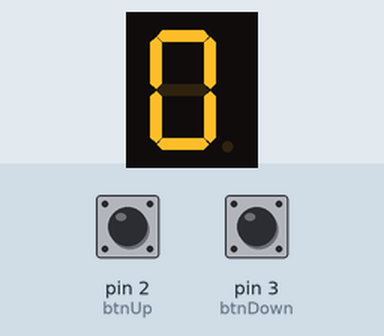
This sketch was run on a simulated Arduino Uno, built with avr-gcc and run on an emulated ATmega328P. Shown: 1-digit seven-segment display. Wiring (inferred from the names in the program): 1-digit 7-segment display, segments lit when HIGH: segments pin 7, pin 6, pin 5, pin 11, pin 10, pin 8, pin 9, pin 4. Inputs (shaded band) come from the test bench; at power-on: pin 3 (btnDown) HIGH, pin 2 (btnUp) HIGH. The segment pins are drawn as the display they are named for.

Above: at 1.2 s.
1.3 s: pin 3 (btnDown) pulled LOW for 0.15 s
At 2.5 s:
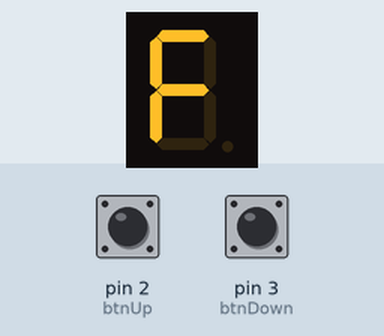
2.9 s: pin 3 (btnDown) pulled LOW for 1 s
At 3.7 s:
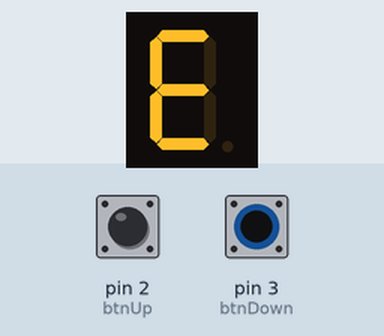
5.4 s: pin 3 (btnDown) pulled LOW for 0.15 s
At 6.6 s:
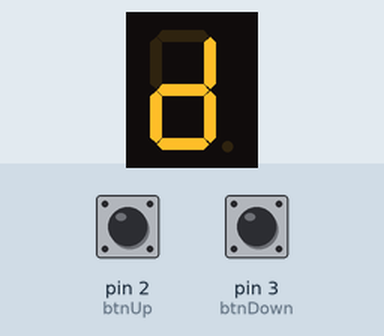
7.0 s: pin 3 (btnDown) pulled LOW for 3.2 s
At 8.0 s:
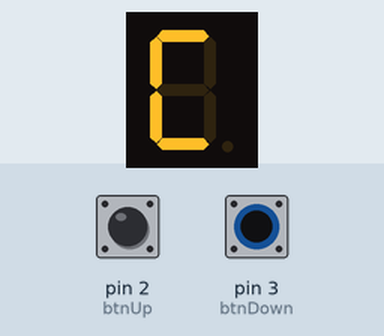
11.7 s: pin 2 (btnUp) pulled LOW for 0.15 s
At 12.8 s:
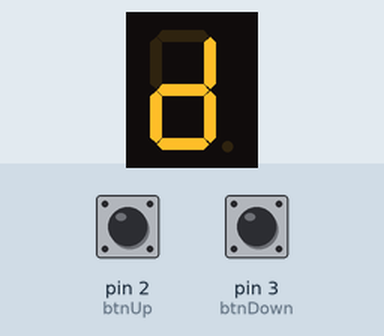
13.3 s: pin 2 (btnUp) pulled LOW for 1 s
At 14.0 s:
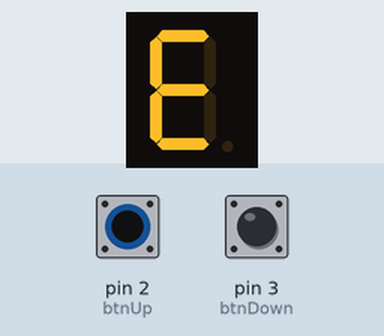
Timing chart, 0 to 16.3 s (numbered marks = the images above; inputs shaded):
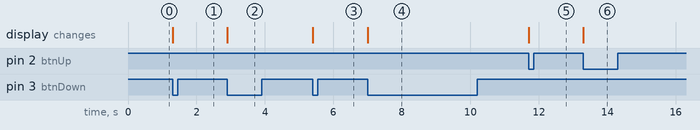

The sketch:

KodeModifikasi2PushButton.ino
```cpp
const int segmentPins[8] = {7, 6, 5, 11, 10, 8, 9, 4};

const int btnUp = 2;
const int btnDown = 3;

byte digitPattern[16][8] = {
  {1,1,1,1,1,1,0,0}, {0,1,1,0,0,0,0,0}, {1,1,0,1,1,0,1,0}, {1,1,1,1,0,0,1,0},
  {0,1,1,0,0,1,1,0}, {1,0,1,1,0,1,1,0}, {1,0,1,1,1,1,1,0}, {1,1,1,0,0,0,0,0},
  {1,1,1,1,1,1,1,0}, {1,1,1,1,0,1,1,0}, {1,1,1,0,1,1,1,0}, {0,0,1,1,1,1,1,0},
  {1,0,0,1,1,1,0,0}, {0,1,1,1,1,0,1,0}, {1,0,0,1,1,1,1,0}, {1,0,0,0,1,1,1,0}
};

int currentDigit = 0;
bool lastUpState = HIGH;
bool lastDownState = HIGH;

void displayDigit(int num) {
  for(int i=0; i<8; i++) {
    digitalWrite(segmentPins[i], digitPattern[num][i]);
  }
}

void setup() {
  for(int i=0; i<8; i++) pinMode(segmentPins[i], OUTPUT);

  pinMode(btnUp, INPUT_PULLUP);
  pinMode(btnDown, INPUT_PULLUP);

  displayDigit(currentDigit);
}

void loop() {
  bool upState = digitalRead(btnUp);
  bool downState = digitalRead(btnDown);

  if(lastUpState == HIGH && upState == LOW) {
    currentDigit++;
    if(currentDigit > 15) currentDigit = 0;
    displayDigit(currentDigit);
    delay(50);
  }
  lastUpState = upState;

  if(lastDownState == HIGH && downState == LOW) {
    currentDigit--;
    if(currentDigit < 0) currentDigit = 15;
    displayDigit(currentDigit);
    delay(50);
  }
  lastDownState = downState;
}
```

Measured:
- after the input at 1.3 s, the display: changes at once (image 1)
- after the input at 2.9 s, the display: changes at once (image 2)
- after the input at 5.4 s, the display: changes at once (image 3)
- after the input at 7.0 s, the display: changes at once (image 4)
- after the input at 11.7 s, the display: changes at once (image 5)
- after the input at 13.3 s, the display: changes at once (image 6)
